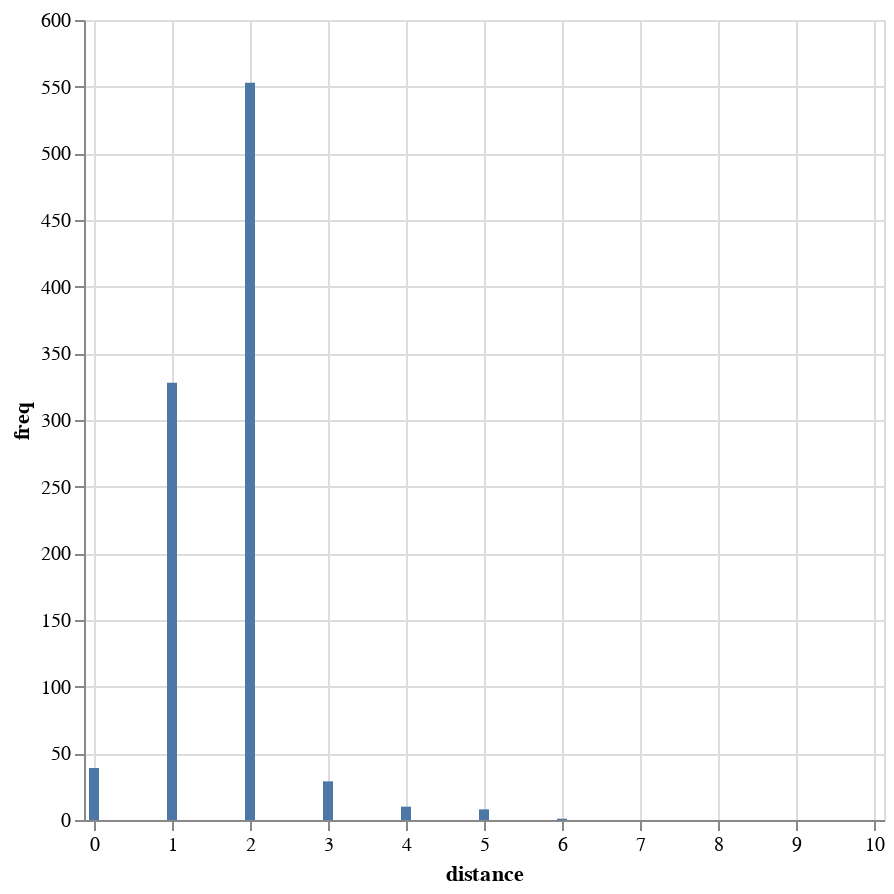

The cell this chart's notebook holds for it:
### Code cell
import altair as alt

target = 'distance'
target_min, target_max = 0, 10

alt.Chart(X[X[target].between(target_min, target_max)]).mark_bar().encode(
    x=alt.X(target, scale=alt.Scale(domain=[target_min, target_max])),
    y=alt.Y('count()', axis=alt.Axis(title='freq'))
).properties(width=400, height=400)

### Figure 1 — Vega-Lite specification as saved in the notebook (floating-point values rounded to 4 significant figures; data arrays with more than 128 entries replaced by an {"elided": "..."} marker saying what was removed)
{"config": {"view": {"continuousWidth": 400, "continuousHeight": 300}}, "data": {"name": "data-e724a3088be66ccba88c2743e984812a"}, "mark": "bar", "encoding": {"x": {"type": "quantitative", "field": "distance", "scale": {"domain": [0, 10]}}, "y": {"type": "quantitative", "aggregate": "count", "axis": {"title": "freq"}}}, "height": 400, "width": 400, "$schema": "https://vega.github.io/schema/vega-lite/v4.8.1.json", "datasets": {"data-e724a3088be66ccba88c2743e984812a": {"elided": "968 records"}}}
